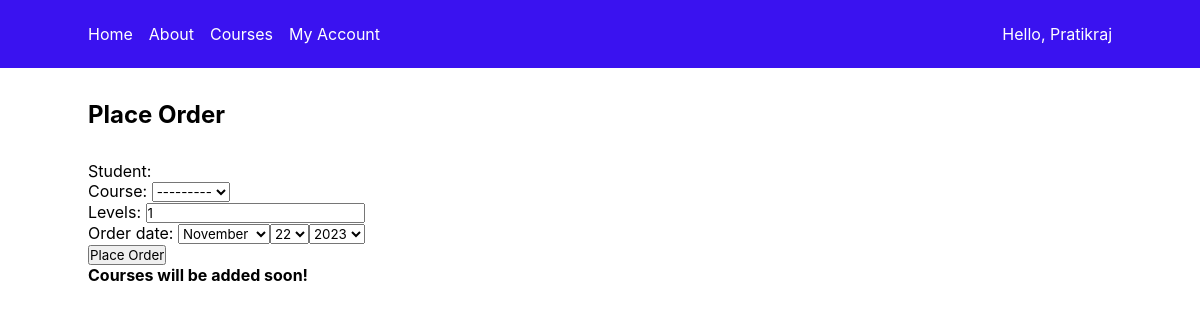
Before: /place_order/ with the older database file.
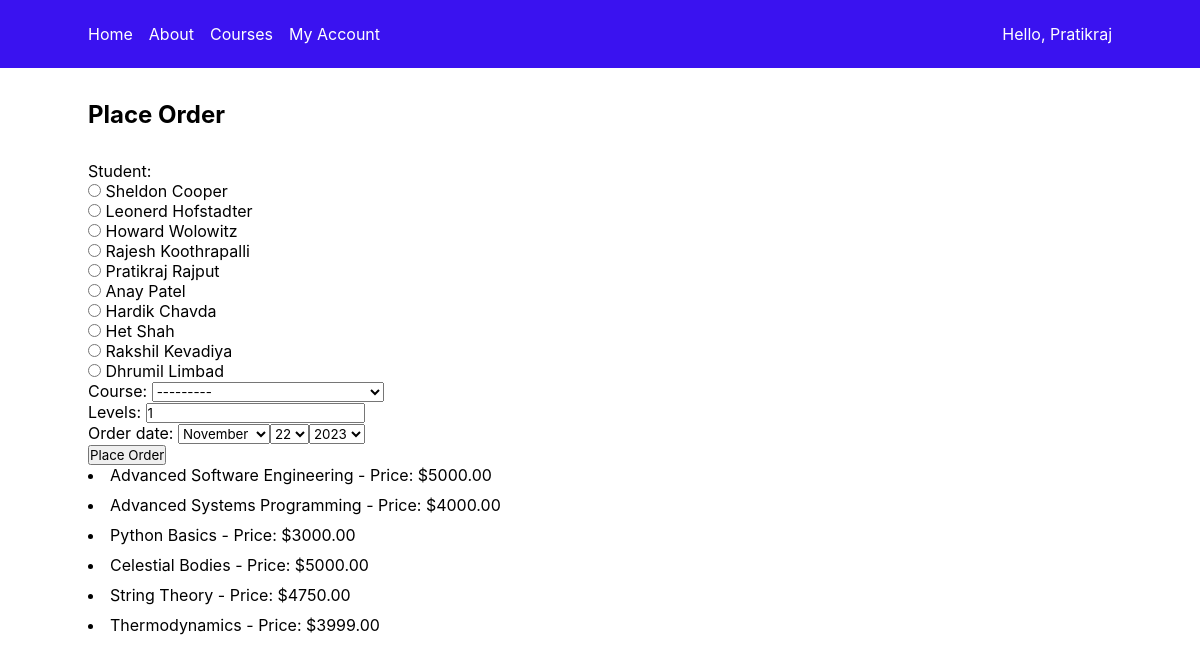
After: the same page with the newer database file.
### myapp/models.py (models this page shows, shortened)
class Course(models.Model):
    LEVEL_CHOICES = [
        ("BE", "Beginner"),
        ("IN", "Intermediate"),
        ("AD", "Advanced"),
    ]
    title = models.CharField(max_length=200)
    description = models.TextField()
    instructor = models.ForeignKey(Instructor, on_delete=models.CASCADE, default=None)
    categories = models.ForeignKey(Category, on_delete=models.CASCADE)
    students = models.ManyToManyField(Student, blank=True)
    start_date = models.DateField()
    end_date = models.DateField()
    price = models.DecimalField(max_digits=10, decimal_places=2)
    level = models.CharField(max_length=10, choices=LEVEL_CHOICES, default="BE")
    interested = models.PositiveIntegerField(default=0)
    interested_students = models.ManyToManyField(Student, related_name='interested_courses', blank=True)
    def __str__(self):
        return f'{self.title}'

### myapp/views.py (the view)
# urls.py: path('place_order/', views.place_order, name='place_order'),
def place_order(request):
    msg = ''
    course_list = Course.objects.all()
    if request.method == 'POST':
        form = OrderForm(request.POST)
        if form.is_valid():
            order = form.save()
            if order.course.price > 4000.00:
                order.discount()
            if order.levels > course_list.get(id=order.course.id).get_level_id():
                msg = 'You exceeded the number of levels for this course.'
            else:
                msg = 'Your course has been ordered successfully.'
                order.order_status = 0
            order.save()
        else:
            msg = 'Form is not valid.'
    else:
        form = OrderForm()
    return render(request, 'myapp/placeorder.html', {'form': form, 'msg': msg, 'course_list': course_list})

### myapp/forms.py
class OrderForm(ModelForm):
    class Meta:
        model = Order
        fields = ['student', 'course', 'levels', 'order_date']
        widgets = {
            'student': forms.RadioSelect,
            'order_date': forms.SelectDateWidget,
        }

### myapp/models.py (called while the page is built)
    def __str__(self):
        return f'{self.first_name} {self.last_name}'

### myapp/templates/myapp/placeorder.html (shortened to what this page needs)
{% extends 'myapp/base.html' %}
{% block body_block %}
    <h2>Place Order</h2>
    <form method="post" action="">
      {{ form.as_p }}
      <input type="submit" value="Place Order">
    </form>
    {% if course_list %}
        <ul>
            {% for course in course_list %}
                <li>{{ course.title }} - Price: ${{ course.price }}</li>
            {% endfor %}
        </ul>
    {% else %}
        <strong>Courses will be added soon!</strong>
    {% endif %}
{% endblock %}

### myapp/templates/myapp/base.html (shortened to what this page needs)
<!DOCTYPE html>
{% load static %}
<html lang="en">
    <head>
        <link rel="stylesheet" type="text/css" href="{% static 'myapp/style.css'%}" />
    </head>
    <body>
        <header>
            <nav>
                <ul>
                    <li>
                        <a href="{% url 'index' %}">Home</a>
                    </li>
                    <li>
                        <a href="{% url 'about' %}">About</a>
                    </li>
                    <li>
                        <a href="{% url 'courses' %}">Courses</a>
                    </li>
                    <li>
                        <a href="{% url 'myaccount' %}">My Account</a>
                    </li>
                </ul>
                <div>
                    Hello, {% block user %} Pratikraj {% endblock %}
                </div>
            </nav>
        </header>
        <main>
            {% block body_block %} {% endblock %}
        </main>
    </body>
</html>

### myapp/static/myapp/style.css (style rules this page uses)
* { margin: 0; padding: 0; box-sizing: border-box; font-family: -apple-system, BlinkMacSystemFont, "Segoe UI", ui-system, sans-serif; }
html { width: 100%; }
body { width: 100%; }
a { text-decoration: none; color: #3a12f0; margin-top: 1rem; }
h2 { margin-bottom: 2rem; }
ul, ol { list-style-position: inside; }
li { margin-bottom: 10px; }
header { width: 100%; background: #3a12f0; padding: 1.5rem 0; }
nav { width: 100%; max-width: 1024px; margin: 0 auto; display: flex; justify-content: space-between; }
nav ul { list-style-type: none; display: flex; }
nav ul li { text-decoration: none; margin-right: 1rem; margin-bottom: 0; }
nav ul li a, nav div { color: #fff; }
main { max-width: 1024px; margin: 0 auto; padding: 2rem 0; }

Changed rows visible on the page:
added Course: title "Advanced Software Engineering", price "5000.00"
added Course: title "Advanced Systems Programming", price "4000.00"
added Course: title "Python Basics", price "3000.00"
added Course: title "Celestial Bodies", price "5000.00"
added Course: title "String Theory", price "4750.00"
added Course: title "Thermodynamics", price "3999.00"
Other visible differences:
form field student: (not shown) → "☐ Sheldon Cooper ☐ Leonerd Hofstadter ☐ Howard Wolowitz ☐ Rajesh Koothrapalli ☐ Pratikraj Rajput ☐ Anay Patel ☐ Hardik Chavda ☐ Het Shah ☐ Rakshil Kevadiya ☐ Dhrumil Limbad"
text no longer shown: "Student: Course: Levels: Order date: Courses will be added soon!"
text now shown: "Student: Sheldon Cooper Leonerd Hofstadter Howard Wolowitz Rajesh Koothrapalli Pratikraj Rajput Anay Patel Hardik Chavda Het Shah Rakshil Kevadiya Dhrumil Limbad Course: Levels: Order date:"
